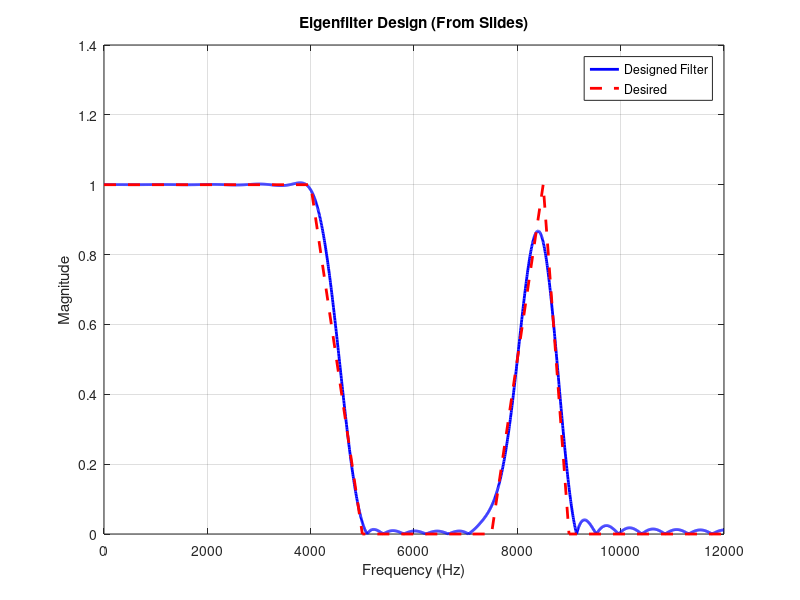

MATLAB code to generate this figure:
%Plot the frequency response of the designed filter and the above desired function on the same graph.
%You should use “eig” command to find the eigenvector corresponding to the minimum eigenvalue.
%Please note that the outputs of the “eig” command are not necessarily sorted.
% Step 1, eigenfilter from class for type I
% Desired: D(w): 1 from 0 - 4000, nothing from 4000-5000, 0 from 5000-7000,
% nothing from 7000 - 7500, linear increase from 0 to 1 from 7500 - 8500,
% nothing from 8500 - 9000, 0 from 9000 - 12000
clc; clear; close all;

%% Parameters
fs = 24000;
N = 50;
M = N/2;

% Frequency grid (numerical integration)
num_points = 2000;
w = linspace(0, pi, num_points);   % radians

%% Desired response D(w)
f = w * fs / (2*pi);  % convert to Hz
W = zeros(size(w));

for k = 1:length(w)
    if f(k) <= 4000
        W(k) = 1;   % passband
    elseif f(k) >= 5000 && f(k) <= 7000
        W(k) = 1;   % stopband
    elseif f(k) >= 7500 && f(k) <= 8500
        W(k) = 1;   % ramp band
    elseif f(k) >= 9000
        W(k) = 1;   % stopband
    else
        W(k) = 0;   % transition → ignore
    end
end

D = zeros(size(w));

for k = 1:length(w)
    if f(k) <= 4000
        D(k) = 1;
    elseif f(k) >= 5000 && f(k) <= 7000
        D(k) = 0;
    elseif f(k) >= 7500 && f(k) <= 8500
        % linear ramp
        D(k) = (f(k) - 7500) / (8500 - 7500);
    elseif f(k) >= 9000
        D(k) = 0;
    else
        % transition regions → don't care much
        D(k) = 0;
    end
end

% Step 1: Calculate Q, p, d
c = zeros(M+1, length(w));

for k = 1:length(w)
    for n = 0:M
        c(n+1, k) = cos(w(k)*n);
    end
end

Q = zeros(M+1, M+1);
p = zeros(M+1,1);

for k = 1:length(w)
    ck = c(:,k);
    
    Q = Q + W(k) * (ck * ck.');
    p = p + W(k) * D(k) * ck;
end

Q = Q * (pi/num_points);
p = p * (pi/num_points);
d = sum(W .* (D.^2)) * (pi/num_points);

% Construct Qt
Qt = [Q, p;
      p.', d];
% Step 2: Calculate the eigenvalues and eigenvectors
[V, L] = eig(Qt);

[~, idx] = min(diag(L));
v = V(:, idx);
v = v / v(end);   % normalize

a = v(1:end-1);

h = zeros(1, N+1);

% center tap
h(M+1) = a(1);

% symmetric taps
for k = 1:M
    h(M+1+k) = a(k+1)/2;
    h(M+1-k) = a(k+1)/2;
end
%% Frequency response
[H, f_plot] = freqz(h, 1, 2048, fs);

%% Plot
figure;
plot(f_plot, abs(H), 'b', 'LineWidth', 2); hold on;

% Desired overlay
f_des = [0 4000 5000 7000 7500 8500 9000 12000];
d_des = [1 1 0 0 0 1 0 0];
plot(f_des, d_des, 'r--', 'LineWidth', 2);

xlabel('Frequency (Hz)');
ylabel('Magnitude');
title('Eigenfilter Design (From Slides)');
legend('Designed Filter', 'Desired');
grid on;
%{ 
Step 2, eigenfilter with a notch added
Design another linear phase type-1 FIR filter with the same frequency response as shown above with
two notches at 4500Hz and 8000Hz. Please note that the first notch is in the first transition band. You
should use the eigenfilter method with linear constraint that was explained in the class. Plot the
magnitude frequency response of the designed filter. To find the null space of a matrix, you can use the
command ”null” in MATLAB.
%}
